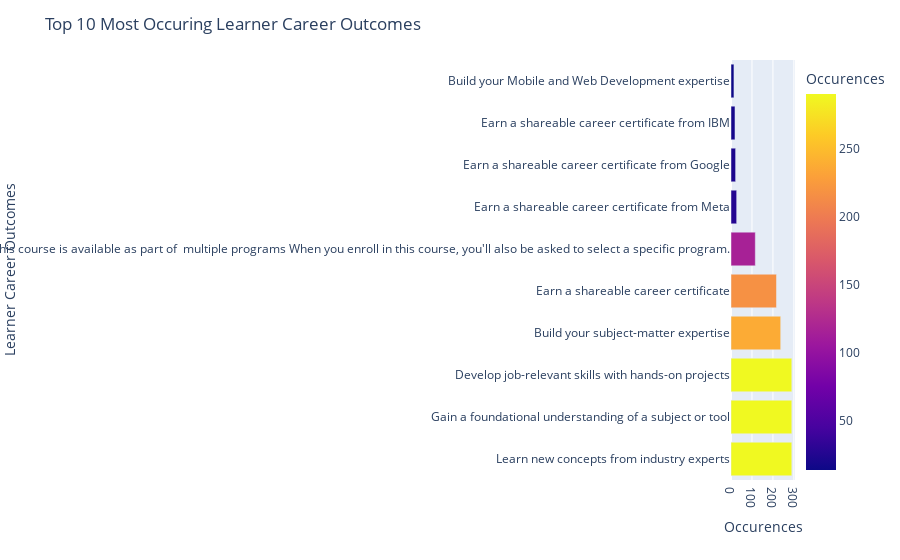

Notebook code for this chart:
### Code cell
skillsdf = pd.DataFrame.from_dict({"Learner Career Outcomes": [key for key in sortedLearnerCareerOutcomesDict.keys()][0:10], "Occurences": [value for value in sortedLearnerCareerOutcomesDict.values()][0:10]})

fig = px.bar(skillsdf, y='Learner Career Outcomes', x='Occurences', color='Occurences')
fig.update_layout(title_text='Top 10 Most Occuring Learner Career Outcomes')

fig.show()

### Figure 1 — Plotly figure (JSON) as saved in the notebook; plotly's stock layout.template omitted (floating-point values rounded to 4 significant figures)
{"data": [{"alignmentgroup": "True", "hovertemplate": "Occurences=%{marker.color}<br>Learner Career Outcomes=%{y}<extra></extra>", "legendgroup": "", "marker": {"color": [290, 290, 290, 237, 217, 116, 27, 22, 19, 14], "coloraxis": "coloraxis", "pattern": {"shape": ""}}, "name": "", "offsetgroup": "", "orientation": "h", "showlegend": false, "textposition": "auto", "type": "bar", "x": [290, 290, 290, 237, 217, 116, 27, 22, 19, 14], "xaxis": "x", "y": ["Learn new concepts from industry experts", "Gain a foundational understanding of a subject or tool", "Develop job-relevant skills with hands-on projects", "Build your subject-matter expertise", "Earn a shareable career certificate", "This course is available as part of \nmultiple programs\nWhen you enroll in this course, you'll also be asked to select a specific program.", "Earn a shareable career certificate from Meta", "Earn a shareable career certificate from Google", "Earn a shareable career certificate from IBM", "Build your Mobile and Web Development expertise"], "yaxis": "y"}], "layout": {"barmode": "relative", "coloraxis": {"colorbar": {"title": {"text": "Occurences"}}, "colorscale": [[0, "#0d0887"], [0.1111, "#46039f"], [0.2222, "#7201a8"], [0.3333, "#9c179e"], [0.4444, "#bd3786"], [0.5556, "#d8576b"], [0.6667, "#ed7953"], [0.7778, "#fb9f3a"], [0.8889, "#fdca26"], [1, "#f0f921"]]}, "legend": {"tracegroupgap": 0}, "margin": {"t": 60}, "title": {"text": "Top 10 Most Occuring Learner Career Outcomes"}, "xaxis": {"anchor": "y", "domain": [0, 1], "title": {"text": "Occurences"}}, "yaxis": {"anchor": "x", "domain": [0, 1], "title": {"text": "Learner Career Outcomes"}}}}
